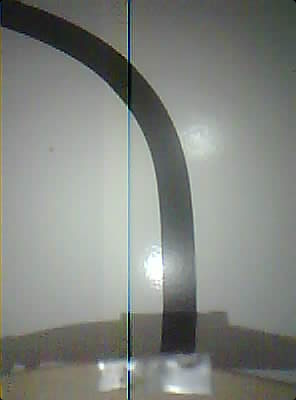
#> input picture image/thresh-1.png, 296 x 400 px
$ jupyter execute --allow-errors threshold.ipynb
#> lines starting #> are read from the running program, lines starting #| are printed output that depends on the picture; after the words box and inside, x2 and y2 are one past the last pixel; in counts of white or black regions, pixels touching at a corner belong together
[cell 1]
import cv2
import numpy as np
import matplotlib.pyplot as plt

[cell 2]
def gray(img):
    gray = cv2.cvtColor(img, cv2.COLOR_BGR2GRAY)
    return gray

[cell 3]
# import image
img1 = cv2.imread('image/thresh-1.png')
#> img1 is the input picture: shape (400, 296, 3); mean B, G, R 128.2, 133, 129.6
img2 = cv2.imread('image/thresh-2.png')
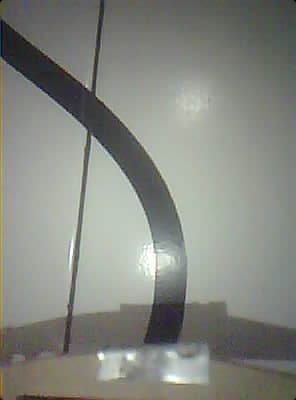
#> input picture image/thresh-2.png, 296 x 400 px
#> img2 is the input picture: shape (400, 296, 3); mean B, G, R 128.5, 135.2, 132.8
img3 = cv2.imread('image_scan/image-1.jpg')
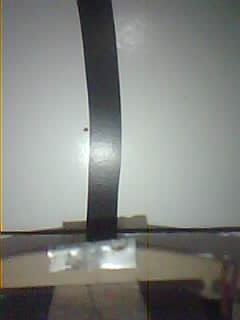
#> input picture image_scan/image-1.jpg, 240 x 320 px
#> img3 is the input picture: shape (320, 240, 3); mean B, G, R 127.7, 131.5, 129.3
img4 = cv2.imread('image_scan/image-2.jpg')
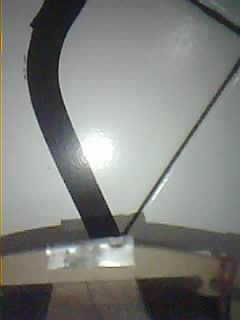
#> input picture image_scan/image-2.jpg, 240 x 320 px
#> img4 is the input picture: shape (320, 240, 3); mean B, G, R 124.2, 127.6, 125.6
img5 = cv2.imread('image_scan/image-3.jpg')
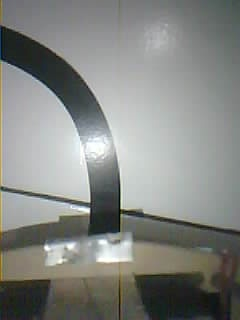
#> input picture image_scan/image-3.jpg, 240 x 320 px
#> img5 is the input picture: shape (320, 240, 3); mean B, G, R 130.2, 133.9, 131.8

img1_ = img1[100:300, :]
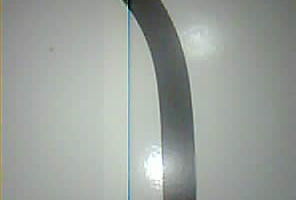
#> img1_: shape (200, 296, 3); mean B, G, R 156.4, 161.1, 155.7
img2_ = img2[100:300, :]
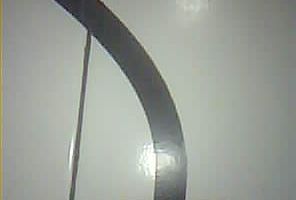
#> img2_: shape (200, 296, 3); mean B, G, R 152.3, 159.9, 155.1
img3_ = img3[50:225, :]
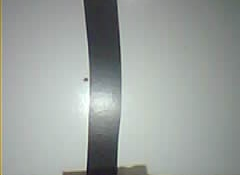
#> img3_: shape (175, 240, 3); mean B, G, R 158.4, 161.7, 156
img4_ = img4[50:225, :]
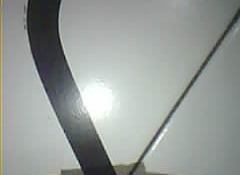
#> img4_: shape (175, 240, 3); mean B, G, R 153.3, 156.4, 151.3
img5_ = img5[50:225, :]

gray1 = cv2.cvtColor(img1, cv2.COLOR_BGR2GRAY)
gray2 = cv2.cvtColor(img2, cv2.COLOR_BGR2GRAY)

# display image
fig, (ax1, ax2) = plt.subplots(ncols=2)
ax1.imshow(img5)
ax2.imshow(img5_)
#> figure, not shown here; B, G, R data is drawn as R, G, B

[cell 4]
# thresholding
img = img5_
blur = cv2.GaussianBlur(img,(15,15),0)
thresh = cv2.adaptiveThreshold(gray(img), 1, cv2.ADAPTIVE_THRESH_GAUSSIAN_C, cv2.THRESH_BINARY_INV,111,20)
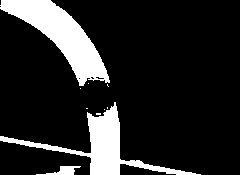
#> thresh: shape (175, 240); values 0 (black) and 1 (white), 15.1% white; 10 white regions (7 under 20 px)

# ret, thresh = cv2.threshold(blur,100,255,cv2.THRESH_BINARY_INV)
# display image
fig, (ax1, ax2) = plt.subplots(ncols=2)
ax1.imshow(img)
ax2.imshow(thresh, cmap='gray')
#> figure, not shown here; B, G, R data is drawn as R, G, B

[cell 5]
# contour
contours = 0
CX = []
CY = []
contours,hierarchy = cv2.findContours(thresh.copy(), 1, cv2.CHAIN_APPROX_NONE)
#> contours = 13 contours, 10 with area under 20; largest, box (x1, y1, x2, y2) and area: (0, 0, 110, 86) 3336, (0, 102, 201, 175) 2415, (36, 166, 81, 175) 135

if len(contours) > 0:
        c = max(contours, key=cv2.contourArea)
#> c = contour of 285 points, box (x1, y1, x2, y2) (0, 0, 110, 86), area 3336
        # find center of contour
        M = cv2.moments(c)
#> M = moments, m00 3336.5, centre m10/m00, m01/m00 = (61.32, 35.43)
        print(M)
#> (printed output is left out)
        if M["m00"] != 0:
            cx = int(M['m10']/M['m00'])
#> cx = 61
            cy = int(M['m01']/M['m00'])
#> cy = 35
            cx1 = int(M['m11']/M['m20'])
#> cx1 = 0
            cy1 = int(M['m02']/M['m20'])
#> cy1 = 0
            CX.append(cx)
            CY.append(cy)
        else:
            cx = CX[-1]
            cy = CY[-1]

        # draw contour
        cv2.line(img,(cx,0),(cx,720),(255,0,0),1)
        cv2.line(img,(0,cy),(1280,cy),(255,0,0),1)

        cv2.line(img,(cx1,0),(cx1,720),(255,0,0),1)
        cv2.line(img,(0,cy1),(1280,cy1),(255,0,0),1)
        cv2.drawContours(img, contours, -1, (0,255,0), 1)

plt.imshow(img)
plt.show()

[cell 6]
h, w = img.shape[0], img.shape[1]
#> h = 175; w = 240
lateral_search = 20 # number of pixels to search the line border
start_height = h - 5 # Scan index row 235
#> start_height = 170

print("H :",h)
#| H : 175
print("W :", w)
#| W : 240

[cell 7]
# line follow
signed_thresh = thresh[start_height].astype(np.int16) # select only one row
#> signed_thresh = 240 values, max 1 at index 60, min 0 at index 0, mean 0.308
diff = np.diff(signed_thresh)   #The derivative of the start_height line
#> diff = 239 values, max 1 at index 59, min -1 at index 74, mean 0
points = np.where(np.logical_or(diff > 200, diff < -200)) #maximums and minimums of derivative
#> points = (empty array,)
print(signed_thresh.shape)
#| (240,)
print(diff.shape)
#| (239,)
print(points)
#| (array([], dtype=int64),)

[cell 8]
cv2.line(img,(0,start_height),(w,start_height),(0,255,0),1) # draw horizontal line where scanning
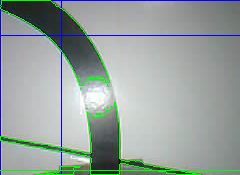
#> img: shape (175, 240, 3); mean B, G, R 157.9, 161.6, 150.9
plt.imshow(img)
